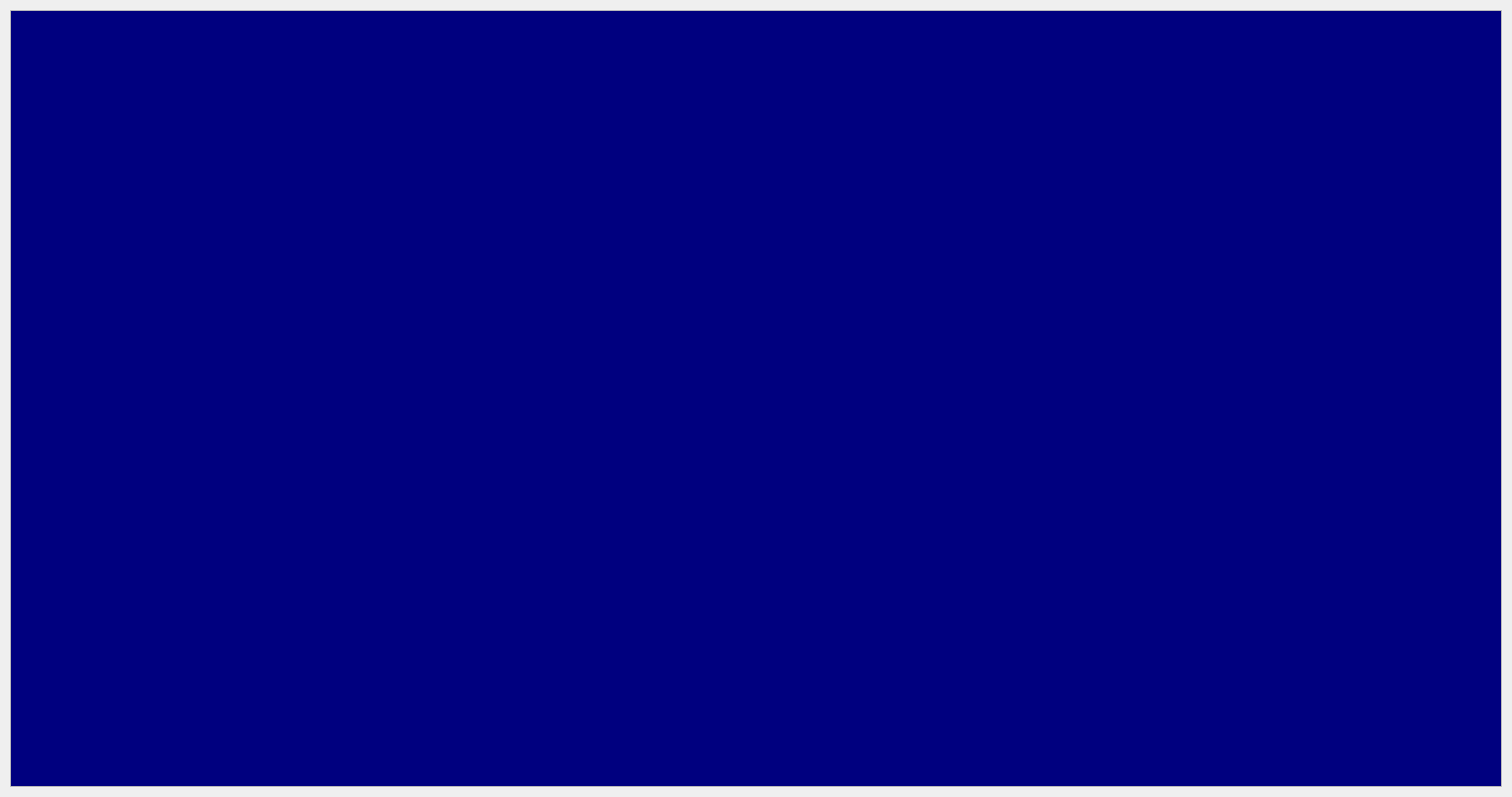
<?xml version="1.0" encoding="UTF-8"?>
<ui version="4.0">
 <class>Dialog</class>
 <widget class="QDialog" name="Dialog">
  <property name="geometry">
   <rect>
    <x>0</x>
    <y>0</y>
    <width>1650</width>
    <height>870</height>
   </rect>
  </property>
  <property name="windowTitle">
   <string>Dialog</string>
  </property>
  <property name="autoFillBackground">
   <bool>false</bool>
  </property>
  <layout class="QVBoxLayout" name="verticalLayout">
   <item>
    <layout class="QHBoxLayout" name="dialogHorizontalLayout">
     <item>
      <widget class="QGraphicsView" name="diagramGraphicsView">
       <property name="minimumSize">
        <size>
         <width>800</width>
         <height>0</height>
        </size>
       </property>
       <property name="palette">
        <palette>
         <active>
          <colorrole role="Base">
           <brush brushstyle="SolidPattern">
            <color alpha="255">
             <red>0</red>
             <green>0</green>
             <blue>127</blue>
            </color>
           </brush>
          </colorrole>
         </active>
         <inactive>
          <colorrole role="Base">
           <brush brushstyle="SolidPattern">
            <color alpha="255">
             <red>0</red>
             <green>0</green>
             <blue>127</blue>
            </color>
           </brush>
          </colorrole>
         </inactive>
         <disabled>
          <colorrole role="Base">
           <brush brushstyle="SolidPattern">
            <color alpha="255">
             <red>240</red>
             <green>240</green>
             <blue>240</blue>
            </color>
           </brush>
          </colorrole>
         </disabled>
        </palette>
       </property>
      </widget>
     </item>
    </layout>
   </item>
  </layout>
 </widget>
 <resources/>
 <connections/>
</ui>
